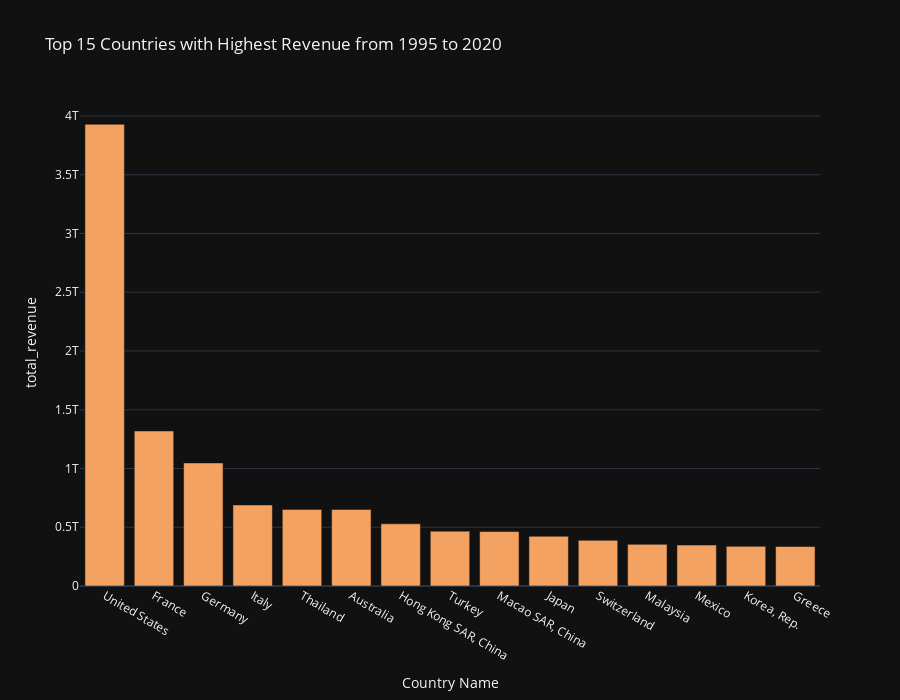

Notebook code cell kept with this figure:
### Markdown cell above
## EDA

### Code cell
# Let's see how much each country has earned in total over the years

df = spending.drop(['Country Name', 'Country Code'], axis=1).T
total_spending_by_country = [df[x].sum() for x in df.columns]

spending['total_revenue'] = total_spending_by_country

fig = px.bar(
    spending.sort_values(by='total_revenue', ascending=False).reset_index(drop=True)[:15],
    x = 'Country Name',
    y = 'total_revenue',
    hover_name = 'Country Code',
    template = 'plotly_dark',
    height = 700,
    color_discrete_sequence = [f'{next(palette)}'],
    title = 'Top 15 Countries with Highest Revenue from 1995 to 2020'
    )
    

fig.show('svg')

### Figure 1 — Plotly figure (JSON) as saved in the notebook; plotly's stock layout.template omitted (floating-point values rounded to 4 significant figures)
{"data": [{"alignmentgroup": "True", "hovertemplate": "<b>%{hovertext}</b><br><br>Country Name=%{x}<br>total_revenue=%{y}<extra></extra>", "hovertext": ["USA", "FRA", "DEU", "ITA", "THA", "AUS", "HKG", "TUR", "MAC", "JPN", "CHE", "MYS", "MEX", "KOR", "GRC"], "legendgroup": "", "marker": {"color": "#f4a261", "pattern": {"shape": ""}}, "name": "", "offsetgroup": "", "orientation": "v", "showlegend": false, "textposition": "auto", "type": "bar", "x": ["United States", "France", "Germany", "Italy", "Thailand", "Australia", "Hong Kong SAR, China", "Turkey", "Macao SAR, China", "Japan", "Switzerland", "Malaysia", "Mexico", "Korea, Rep.", "Greece"], "xaxis": "x", "y": [3929432000000, 1319503000000, 1047240000000, 689676000000, 651912000000, 651839000000, 529183000000, 466657000000, 463288000000, 422954000000, 388353000000, 354276000000, 348230000000, 337262000000, 336022000000], "yaxis": "y"}], "layout": {"barmode": "relative", "height": 700, "legend": {"tracegroupgap": 0}, "title": {"text": "Top 15 Countries with Highest Revenue from 1995 to 2020"}, "xaxis": {"anchor": "y", "domain": [0, 1], "title": {"text": "Country Name"}}, "yaxis": {"anchor": "x", "domain": [0, 1], "title": {"text": "total_revenue"}}}}
